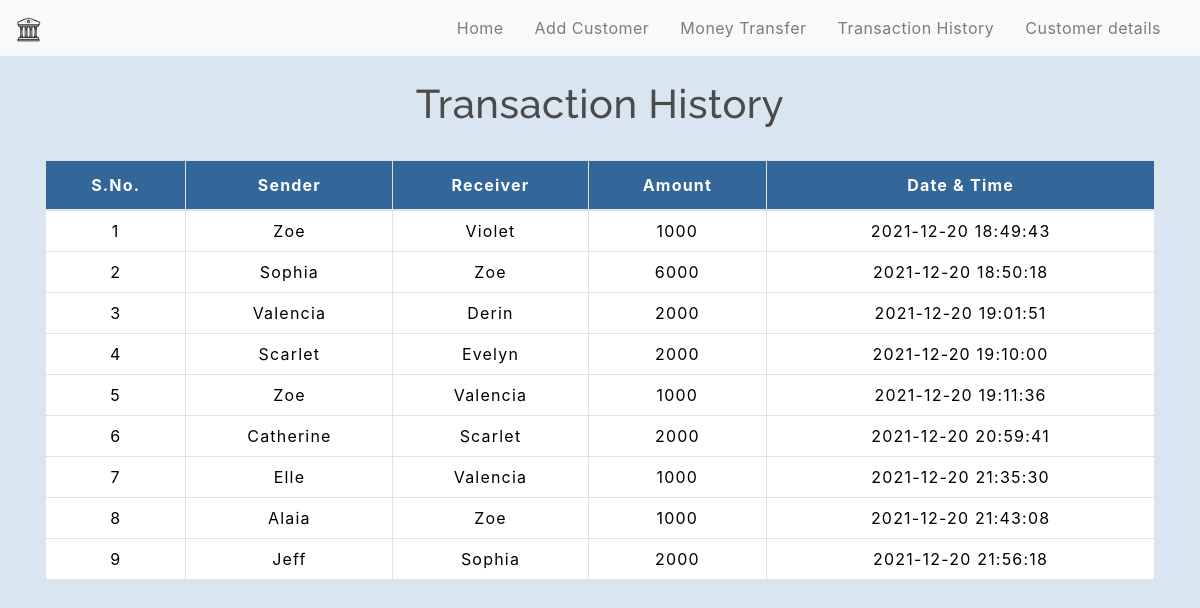
The page /transactionhistory.php on the database its author committed.
### tables this page shows
CREATE TABLE `transaction` (
  `sno` int(3) NOT NULL,
  `sender_acc` int(11) NOT NULL,
  `sender` text NOT NULL,
  `receiver_acc` int(11) NOT NULL,
  `receiver` text NOT NULL,
  `balance` int(10) NOT NULL,
  `datetime` datetime NOT NULL DEFAULT current_timestamp()
);

### transactionhistory.php (the view, shortened to what this page needs)
<!DOCTYPE html>
<html lang="en">
<head>
  <link rel="stylesheet" href="https://stackpath.bootstrapcdn.com/bootstrap/4.5.2/css/bootstrap.min.css">
  <link rel="stylesheet" type="text/css" href="css/table.css">
  <link rel="stylesheet" type="text/css" href="css/style.css">
  <link rel="stylesheet" type="text/css" href="css/navbar.css">
</head>
<body style="background-color:#d9e6f2">
  <?php
  include 'navbar.php';
  ?>
  <div class="container">
    <h2 class="text-center pt-4">Transaction History</h2>
    <br>
    <div class="table-responsive-sm">
      <table class="table table-hover table-striped table-condensed table-bordered">
        <thead>
          <tr>
            <th class="text-center">S.No.</th>
            <th class="text-center">Sender</th>
            <th class="text-center">Receiver</th>
            <th class="text-center">Amount</th>
            <th class="text-center">Date & Time</th>
          </tr>
        </thead>
        <tbody>
          <?php
          include 'config.php';
          $sql = "select * from transaction";
          $query = mysqli_query($con, $sql);
          while ($rows = mysqli_fetch_assoc($query)) {
          ?>
            <tr>
              <td class="py-2"><?php echo $rows['sno']; ?></td>
              <td class="py-2"><?php echo $rows['sender']; ?></td>
              <td class="py-2"><?php echo $rows['receiver']; ?></td>
              <td class="py-2"><?php echo $rows['balance']; ?> </td>
              <td class="py-2"><?php echo $rows['datetime']; ?> </td>
            <?php
          }
            ?>
        </tbody>
      </table>
    </div>
  </div>
</body>
</html>

### css/table.css (style rules this page uses)
h2 { font-size: 40px; }
table { letter-spacing: 1.2px; color: white; }
td { text-align: center; color: black; }

### css/style.css (style rules this page uses)
* { padding: 0; margin: 0; box-sizing: border-box; }

### css/navbar.css (style rules this page uses)
h2 { color: #4C4B4B; letter-spacing: 0.5px; font-family: raleway; }

### transactionhistory.php (style rules this page uses)
th { background-color:#336699; color: white; }
td { background-color: white; color: black; }

### rows shown on the page
transaction: sno "1", sender "Zoe", receiver "Violet", balance "1000", datetime "2021-12-20 18:49:43"
transaction: sno "2", sender "Sophia", receiver "Zoe", balance "6000", datetime "2021-12-20 18:50:18"
transaction: sno "3", sender "Valencia", receiver "Derin", balance "2000", datetime "2021-12-20 19:01:51"
transaction: sno "4", sender "Scarlet", receiver "Evelyn", balance "2000", datetime "2021-12-20 19:10:00"
transaction: sno "5", sender "Zoe", receiver "Valencia", balance "1000", datetime "2021-12-20 19:11:36"
transaction: sno "6", sender "Catherine", receiver "Scarlet", balance "2000", datetime "2021-12-20 20:59:41"
transaction: sno "7", sender "Elle", receiver "Valencia", balance "1000", datetime "2021-12-20 21:35:30"
transaction: sno "8", sender "Alaia", receiver "Zoe", balance "1000", datetime "2021-12-20 21:43:08"
transaction: sno "9", sender "Jeff", receiver "Sophia", balance "2000", datetime "2021-12-20 21:56:18"
